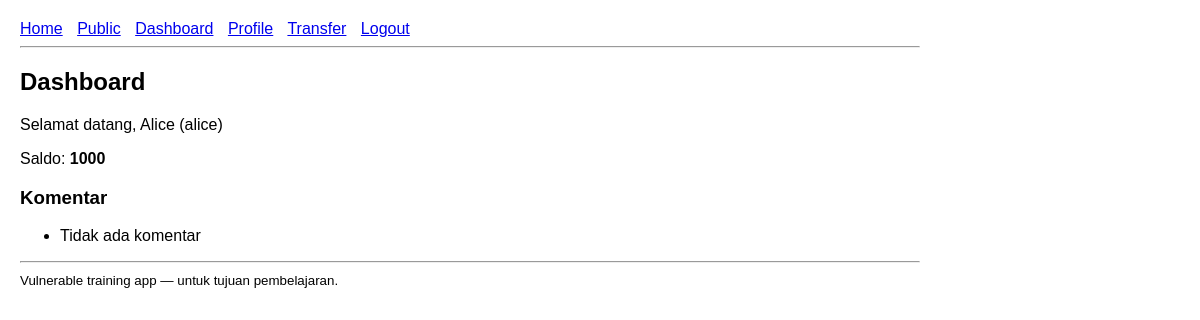
The page /dashboard (signed in) on the database as committed earlier.
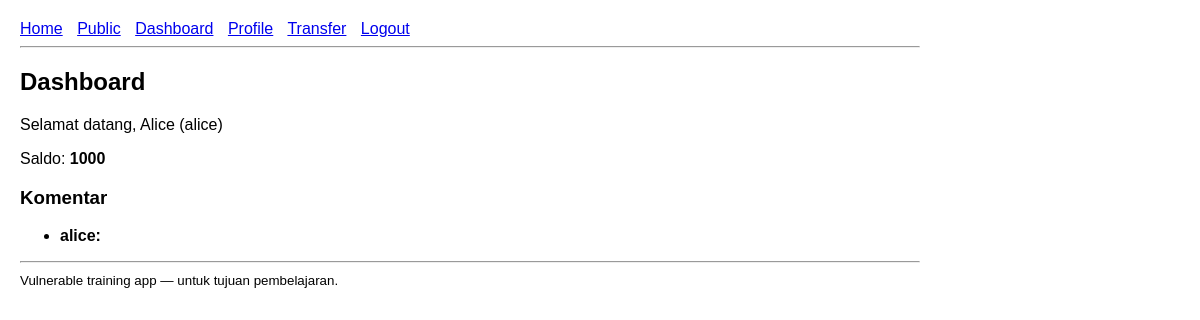
The same page on the database as committed later.
### tables this page shows
CREATE TABLE users (
    id INTEGER PRIMARY KEY AUTOINCREMENT,
    username TEXT UNIQUE,
    password TEXT,
    role TEXT,
    fullname TEXT
);

CREATE TABLE accounts (
    id INTEGER PRIMARY KEY AUTOINCREMENT,
    user_id INTEGER,
    balance INTEGER,
    FOREIGN KEY(user_id) REFERENCES users(id)
);

CREATE TABLE comments (
    id INTEGER PRIMARY KEY AUTOINCREMENT,
    user_id INTEGER,
    comment TEXT,
    FOREIGN KEY(user_id) REFERENCES users(id)
);

### app.py (the view)
@app.route("/dashboard")
@login_required
def dashboard():
    db = get_db()
    user_id = session["user_id"]
    user = db.execute("SELECT * FROM users WHERE id = ?", (user_id,)).fetchone()
    account = db.execute("SELECT * FROM accounts WHERE user_id = ?", (user_id,)).fetchone()
    comments = db.execute("SELECT c.*, u.username FROM comments c JOIN users u ON c.user_id = u.id ORDER BY c.id DESC").fetchall()
    return render_template("dashboard.html", user=user, account=account, comments=comments)

### app.py (called while the page is built)
def get_db():
    db = getattr(g, "_database", None)
    if db is None:
        db = g._database = sqlite3.connect(DATABASE)
        db.row_factory = sqlite3.Row
    return db

@app.teardown_appcontext
def close_connection(exc):
    db = getattr(g, "_database", None)
    if db is not None:
        db.close()

def login_required(fn):
    from functools import wraps
    @wraps(fn)
    def wrapper(*args, **kwargs):
        if "user_id" not in session:
            return redirect(url_for("login"))
        return fn(*args, **kwargs)
    return wrapper

### templates/dashboard.html (shortened to what this page needs)
{% extends "base.html" %}
{% block content %}
<h2>Dashboard</h2>
<p>Selamat datang, {{ user.fullname }} ({{ user.username }})</p>
<p>Saldo: <strong>{{ account.balance }}</strong></p>
<h3>Komentar</h3>
<ul>
{% for c in comments %}
  <li><strong>{{ c.username }}:</strong>
  </li>
{% else %}
  <li>Tidak ada komentar</li>
{% endfor %}
</ul>
{% endblock %}

### templates/base.html (shortened to what this page needs)
<!doctype html>
<html>
<head>
</head>
<body>
<nav>
    <a href="{{ url_for('index') }}">Home</a>
    <a href="{{ url_for('public') }}">Public</a>
    {% if session.get('user_id') %}
        <a href="{{ url_for('dashboard') }}">Dashboard</a>
        <a href="{{ url_for('profile') }}">Profile</a>
        <a href="{{ url_for('transfer') }}">Transfer</a>
        <a href="{{ url_for('logout') }}">Logout</a>
    {% else %}
        <a href="{{ url_for('login') }}">Login</a>
    {% endif %}
</nav>
<hr>
{% block content %}{% endblock %}
<hr>
<small>Vulnerable training app — untuk tujuan pembelajaran.</small>
</body>
</html>

### templates/base.html (style rules this page uses)
body { font-family: Arial, sans-serif; margin: 20px; max-width: 900px; }
nav a { margin-right: 10px; }

Rows that differ between the two databases and show on the page:
added comments: username "alice"
Other text that changed with them:
text no longer shown: "Tidak ada komentar"
